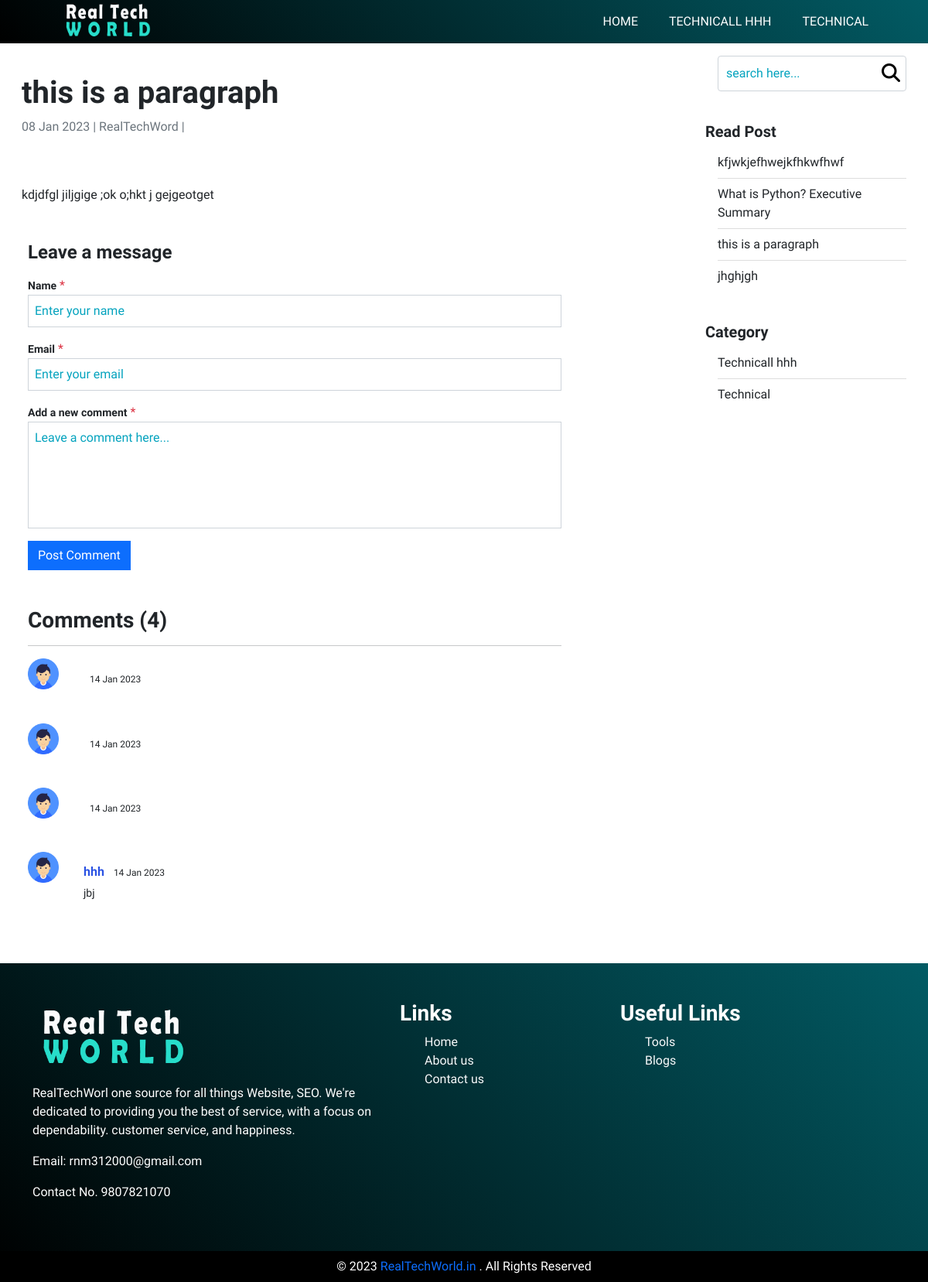
The page /blogs/this-is-a-paragraph on the database its author committed.
### blogs/models.py (models this page shows, shortened)
class Category(models.Model):
    category_name = models.CharField(max_length=50)
    slug = AutoSlugField(populate_from="category_name",unique=True,null=True, always_update=True)
    on_date = models.DateTimeField(auto_now_add=True)

class BlogPost(models.Model):
    category_id = models.ForeignKey(Category, on_delete=models.CASCADE)
    title = models.CharField(max_length=255)
    sub_title = models.CharField(max_length=255,null=True, blank=True)
    image = models.ImageField(upload_to="blogs/posts/",blank=True, null=True)
    slug = AutoSlugField(populate_from='title', unique=True,null=True, always_update=True)
    views = models.CharField(max_length=11,null=True, blank=None, editable=None, default="0")
    post_by = models.CharField(max_length=30, null=True, blank=None, default="RealTechWord", editable=None)
    description = HTMLField(null=True, blank=True)
    on_date = models.DateTimeField(auto_now_add=True)

class Comments(models.Model):
    post_id = models.ForeignKey(BlogPost, verbose_name="Post Name", on_delete=models.CASCADE)
    name = models.CharField(max_length=50, default="none")
    email = models.CharField(max_length=50,default="None")
    comment = models.TextField()
    on_date = models.DateTimeField(auto_now_add=True)

### blogs/views.py (the view)
# urls.py: path("<slug>",views.BlogDetail,name="blog-detail"),
def BlogDetail(request, slug):
    posts = BlogPost.objects.all().order_by('-on_date')
    product = BlogPost.objects.get(slug=slug)
    product.views = int(product.views) + 1
    product.save()
    on_date = product.on_date.strftime("%b-%m-%Y")
    comment = Comments.objects.filter(post_id_id=product.id)
    context = {
        "product":product,
        "posts":posts,
        "comment":comment,
    }
    return render(request, "blogs/post-details.html",context)

### blogs/context_processors.py (called while the page is built)
def BlogCategory(request):
    blog_category = Category.objects.all()
    side_bar_title = BlogPost.objects.all().order_by('-views')[:10]
    month_date = []
    for i in side_bar_title:
        d = i.on_date.strftime("%B-%Y")
        month_date.append(d)
    context = {
        'blog_category':blog_category,
        'month_date':month_date,
        'side_bar_title':side_bar_title,
    }
    return(context)

def SiteName(request):
    site_name = "Real Tech World"
    context = {
        'site_name':site_name
    }
    return(context)

### blogs/templates/blogs/post-details.html (shortened to what this page needs)
{% extends 'base.html' %}
{% load static %}
{% block header %}
    {% include "header-blog.html" %}
{% endblock header %}
{% block content %}
<section>
    <div class="container-fluid">
        <div class="row pt-3">
            <div class="col-md-9 mb-3">
                <div class='card'>
                    <card class="card-body">
                        <div class="mt-2 mb-4">
                            <h1>{{product.title}}</h1>
                            <p class="mb-2 text-muted">
                                <span>{{product.on_date|date:"d M Y"}}</span> |
                                <span>{{product.post_by}}</span> |
                            </p>
                        </div>
                        <div class="text-center">
                        </div>
                        <div class="mt-3">
                            <div style="cursor:text;">
                                {{product.description|safe}}
                            </div>
                        </div>
                    </card>
                </div>
                <div class="bg-white">
                    {% include 'blogs/comments.html' %}
                </div>
            </div>
            <div class="col-md-3">
                {% include 'blogs/sidebar.html' %}
            </div>
        </div>
    </div>
</section>
{% endblock content %}

### templates/header-blog.html (shortened to what this page needs)
{% load static %}
<header class="header">
   <div>
       <a class="text-light text-decoration-none" href="/">
            <img height="60" src="{% static 'images/logo/logo.png' %}" alt="real tech world">
       </a>
    </div>
  <nav class="navbar">
      <ul class="navbar-list mb-0">
          <li><a class="navbar-link" href="/blogs">Home</a></li>
          {% for cat in blog_category %}
            <li><a class="navbar-link" href="{% url 'category' cat_slug=cat.slug %}">{{cat.category_name}}</a></li>
          {% endfor %}
      </ul>
  </nav>
</header>

### blogs/templates/blogs/comments.html (shortened to what this page needs)
{% load static %}
<section class="bg-white">
    <div class="container py-3 mt-3 ">
        <div class="col-md-10">
            <h4>Leave a message</h4>
            <form class="mt-3" action="{% url 'blog-comment' %}" method="post">
                <div class="col-md-12 mb-3">
                    <label for="name" style="font-size:14px"><b>Name</b><span class="text-danger fs-6"> *</span></label>
                    <input class="form-control rtw_input_box rounded-0 p-2" type="text" name="name" placeholder="Enter your name" required>
                </div>
                <div class="col-md-12 mb-3">
                    <label for="email" style="font-size:14px"><b>Email</b><span class="text-danger fs-6"> *</span></label>
                    <input class="form-control rtw_input_box rounded-0 p-2" type="email" name="email" placeholder="Enter your email" required>
                </div>
                <div class="col-md-12 mb-3">
                    <label for="comment" style="font-size:14px"><b>Add a new comment</b><span class="text-danger fs-6"> *</span></label>
                    <textarea class="form-control rtw_input_box rounded-0 p-2 text-dark rounded-0" name="comment" cols="30" rows="5" placeholder="Leave a comment here..." required style="resize:none"></textarea>
                </div>
                <div>
                    <input class="btn btn-primary rounded-0" type="submit" name="submit" value="Post Comment">
                </div>
            </form>
        </div>
    </div>
</section>
<section>
    <div class="container py-3 mt-3">
        <div class="col-md-10">
            <h2 class="fs-3">Comments ({{comment|length}})</h2><hr>
            {% for data in comment %}
            <div class="d-flex w-100 mb-3">
                <div class="pe-3">
                    <img height="40" src="{% static 'images/icon/user-icon.png' %}" alt="">
                </div>
                <div class="w-100">
                    <div class="card">
                        <div class="card-body">
                            <h2 class="fs-6" style="color:#2b53e3;font-weight:600">{{data.name}}
                                <span class="text-dark ms-2" style="font-size:12px;font-weight:400">{{data.on_date|date:"d M Y"}}</span>
                            </h2>
                            <div style="font-size:14px">
                                <p>{{data.comment}}</p>
                            </div>
                        </div>
                    </div>
                </div>
            </div>
            {% endfor %}
        </div>
    </div>
</section>

### blogs/templates/blogs/sidebar.html (shortened to what this page needs)
<div class="card mb-2">
    <div class="card-body pt-0">
        <form action="{% url 'searching' %}" method="get">
            <div class="d-flex">
                <input class="form-control rtw_input_box" type="text" name="q" placeholder="search here..." value="{{search_bar}}">
                <button type="submit" class="border-0 bg-transparent fs-4" style="margin-left:-2rem">
                    <i class="fa-sharp fa-solid fa-magnifying-glass"></i>
                </button>
            </div>
        </form>
    </div>
</div>
<h5 class="mt-4">Read Post</h5>
<div class="card mb-2">
    <div class="card-body pt-0">
        {% for data in side_bar_title %}
        <div class="rtw-border-bottom py-2">
            <a class="text-decoration-none text-dark blog-post-btn rtw_visited_link" href="{% url 'blog-detail' slug=data.slug %}">{{data.title}}</a>
        </div>
        {% endfor %}
    </div>
</div>
<h5 class="mt-4">Category</h5>
<div class="card mb-3">
    <div class="card-body pt-0">
        {% for data in blog_category %}
            <div class="rtw-border-bottom py-2">
                <a class="text-decoration-none blog-post-btn text-dark rtw_visited_link" href="{% url 'category' cat_slug=data.slug %}">{{data.category_name}}</a>
            </div>
        {% endfor %}
    </div>
</div>

### static/css/style.css (style rules this page uses)
* { padding: 0; margin: 0; box-sizing: border-box; font-family: "Work Sans", sans-serif; }
html { overflow-x: hidden; }
body { overflow-x: hidden; }
h1, h2, h3, h4, h5, h6 { font-weight: 700; }
.card { border: none !important; }
.rtw-border-bottom { border-bottom:1px solid #ddd; }
.rtw-border-bottom:last-child { border-bottom:none; }
.rtw_input_box { padding: 10px; }
.rtw_input_box::placeholder { color: rgb(4, 163, 190); top:0; }

### static/css/navigation.css (style rules this page uses)
.header { padding: 0 4.8rem; height: 3.5rem; display: flex; justify-content: space-between; align-items: center; background: linear-gradient(45deg, black, #025b64); }
.navbar-list { display: flex; gap: 2.5rem; list-style: none; }
.navbar-link:link, .navbar-link:visited { display: inline-block; text-transform: uppercase; text-decoration: none; font-weight: 500; color: #fff; transition: all 0.3s; }

### rows shown on the page
Category: category_name "TECHNICALL HHH", category_name "Technicall hhh"
Category: category_name "TECHNICAL", category_name "Technical"
BlogPost: title "this is a paragraph", on_date "08 Jan 2023", post_by "RealTechWord", description "kdjdfgl jiljgige ;ok o;hkt j gejgeotget"
Comments: on_date "14 Jan 2023"
Comments: on_date "14 Jan 2023"
Comments: on_date "14 Jan 2023"
Comments: name "hhh", on_date "14 Jan 2023", comment "jbj"
BlogPost: title "kfjwkjefhwejkfhkwfhwf"
BlogPost: title "What is Python? Executive Summary"
BlogPost: title "jhghjgh"

### other values the page prints
{{ comment|length }} "4"
